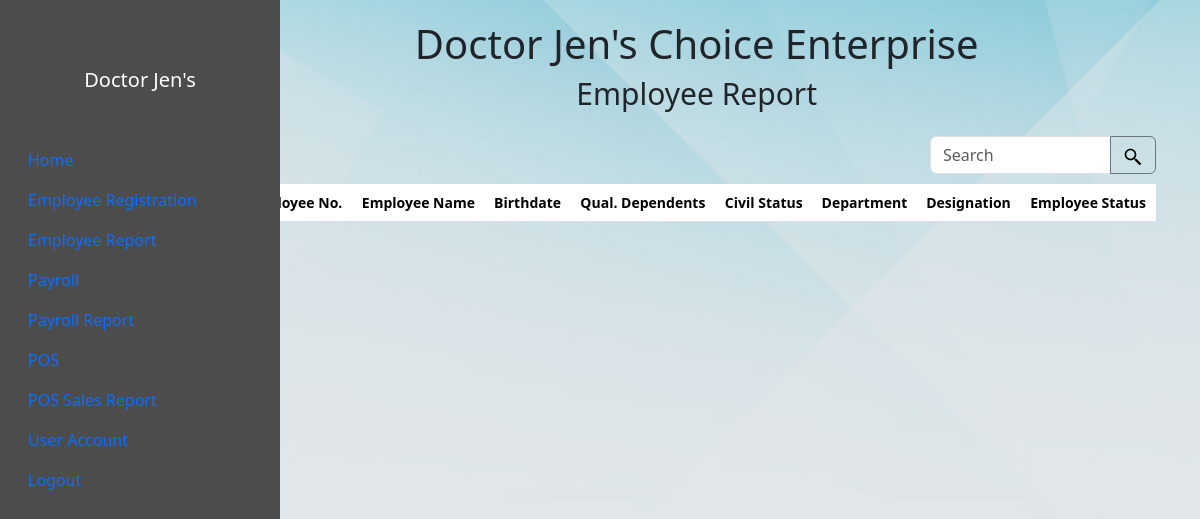
/employee_report.php, run on an earlier commit of the app's database.
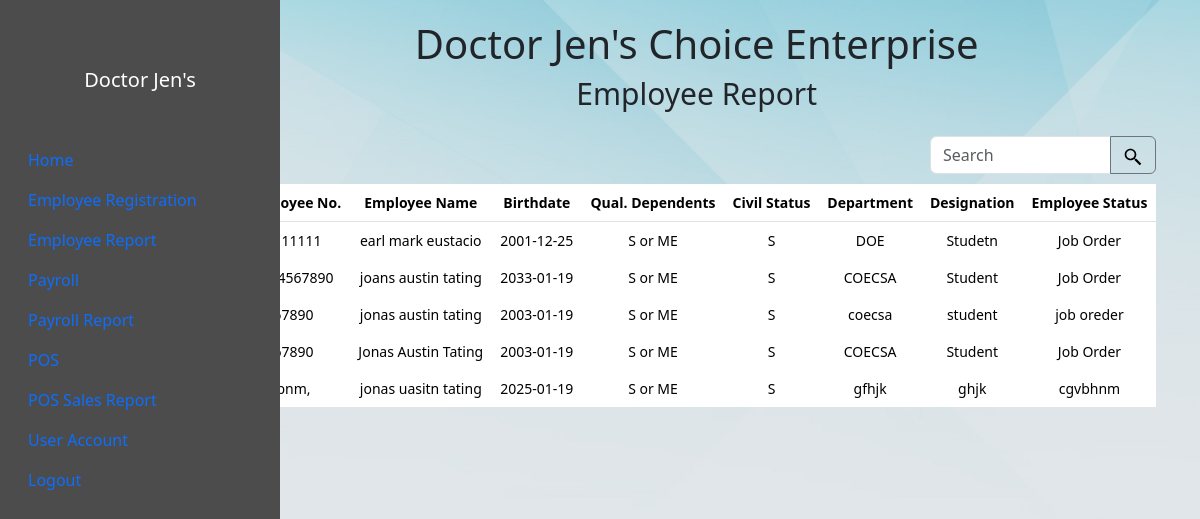
And on a later commit of the database.
### tables this page shows
CREATE TABLE `personal_infotbl` (
  `id` int(11) NOT NULL,
  `employee_no` varchar(255) NOT NULL,
  `address_line1` text NOT NULL,
  `address_line2` text NOT NULL,
  `birth_date` date NOT NULL,
  `civil_status` varchar(255) NOT NULL,
  `contact_no` varchar(255) NOT NULL,
  `country` varchar(255) NOT NULL,
  `department` varchar(255) NOT NULL,
  `designation` varchar(255) NOT NULL,
  `email_address` varchar(255) NOT NULL,
  `employee_status` varchar(255) NOT NULL,
  `fname` varchar(255) NOT NULL,
  `gender` varchar(255) NOT NULL,
  `lname` varchar(255) NOT NULL,
  `mname` varchar(255) NOT NULL,
  `municipality` varchar(255) NOT NULL,
  `nationality` varchar(255) NOT NULL,
  `other_social_media_account` varchar(255) NOT NULL,
  `pay_date` date NOT NULL,
  `picpath` text NOT NULL,
  `qualified_dependent_status` varchar(255) NOT NULL,
  `social_media_account_id` varchar(255) NOT NULL,
  `state_province` varchar(255) NOT NULL,
  `suffix` varchar(255) NOT NULL,
  `zip_code` int(11) NOT NULL
);

### employee_report.php (the view, shortened to what the changed rows need)
<?php
    $conn = OpenCon();
    $sql = "SELECT * FROM `personal_infotbl`;";
    $result = $conn->query($sql);
?>
<!DOCTYPE html>
<html lang="en">
<head>
    <link href="https://cdn.jsdelivr.net/npm/bootstrap@5.3.1/dist/css/bootstrap.min.css" rel="stylesheet">
    <link rel="stylesheet" href="css/admin.css?v.3">
</head>
<body>
    <div class="container-fluid">
        <div class="row">
            <nav id="sidebar">
                <div class="position-sticky">
                    <h1 class="text-white fs-5 text-center my-5">Doctor Jen's</h1>
                </div>
            </nav>
            <main class="col-md-9 ms-sm-auto col-lg-10 px-md-4">
                <h1>Doctor Jen's Choice Enterprise</h1>
                <div id="page-content">
                    <div class="flex-grow-1">
                        <div class="px-10">
                            <h1 class="d-flex justify-content-center m-2" style="font-size:30px;">Employee Report</h1>
                            <section>
                                <div class="table-responsive">
                                    <table class="table table-borderless bg-white rounded small table-hover">
                                        <thead class="border-bottom">
                                            <tr>
                                                <th class="py-6 ps-6">Employee No.</th>
                                                <th class="py-6 ps-6">Employee Name</th>
                                                <th class="py-6 ps-6">Birthdate</th>
                                                <th class="py-6 ps-6">Qual. Dependents</th>
                                                <th class="py-6 ps-6">Civil Status</th>
                                                <th class="py-6 ps-6">Department</th>
                                                <th class="py-6 ps-6">Designation</th>
                                                <th class="py-6 ps-6">Employee Status</th>
                                            </tr>
                                        </thead>
                                        <tbody>
                                            <?php
                                                if ($result) {
                                                    while ($item = $result->fetch_assoc()) {
                                                        echo "
                                                <tr class='clickable-row' data-href='employee_registration_save.php?id={$item['id']}'>
                                                    <td class='py-6 ps-6'>$item[employee_no]</td>
                                                    <td class='py-6 ps-6'>$item[fname] $item[mname] $item[lname]</td>
                                                    <td class='py-6 ps-6'>$item[birth_date]</td>
                                                    <td class='py-6 ps-6'>$item[qualified_dependent_status]</td>
                                                    <td class='py-6 ps-6'>$item[civil_status]</td>
                                                    <td class='py-6 ps-6'>$item[department]</td>
                                                    <td class='py-6 ps-6'>$item[designation]</td>
                                                    <td class='py-6 ps-6'>$item[employee_status]</td>
                                                </tr>
                                                ";
                                                    }
                                                }
                                            ?>
                                        </tbody>
                                    </table>
                                </div>
                            </section>
                        </div>
                    </div>
                </div>
            </main>
        </div>
    </div>
</body>
</html>

What changed in the data, as far as the page shows it:
added personal_infotbl: employee_no "1111111", fname "earl", mname "mark", lname "eustacio", birth_date "2001-12-25", qualified_dependent_status "S or ME", civil_status "S", department "DOE", designation "Studetn", employee_status "Job Order"
added personal_infotbl: employee_no "1234567890", fname "joans", mname "austin", lname "tating", birth_date "2033-01-19", qualified_dependent_status "S or ME", civil_status "S", department "COECSA", designation "Student", employee_status "Job Order"
added personal_infotbl: employee_no "57890", fname "jonas", mname "austin", lname "tating", birth_date "2003-01-19", qualified_dependent_status "S or ME", civil_status "S", department "coecsa", designation "student", employee_status "job oreder"
added personal_infotbl: employee_no "67890", fname "Jonas", mname "Austin", lname "Tating", birth_date "2003-01-19", qualified_dependent_status "S or ME", civil_status "S", department "COECSA", designation "Student", employee_status "Job Order"
added personal_infotbl: employee_no "bnm,", fname "jonas", mname "uasitn", lname "tating", birth_date "2025-01-19", qualified_dependent_status "S or ME", civil_status "S", department "gfhjk", designation "ghjk", employee_status "cgvbhnm"
